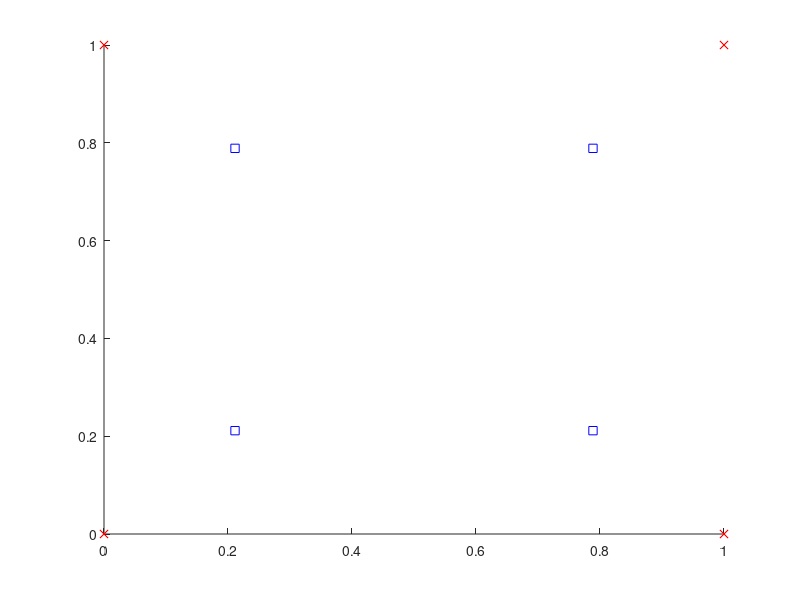

The MATLAB script that drew this image: (Note: this script raises an error after producing the figure.)
clear;

load SlipSystemsAllen.mat;

Stress=[-300.0 0 0;0 0 0;0 0 0];
TauC=115.0./sqrt(6);
Gdref=1e-3;
TauCut=300.0;

MyLoc=[0 1;0 1;0 1];
%%
Tau=zeros(18,1);

for n1=1:12
   Tau(n1)=FCCSlips(n1).n.'*(Stress*FCCSlips(n1).s) ;
end
for n1=1:6
   Tau(n1+12)=CubicSlips(n1).n.'*(Stress*CubicSlips(n1).s) ;
end

%%
Gdot=zeros(18,1);

for n1=1:18
   TauEff=abs(Tau(n1))-TauC;
   if TauEff>0.0
       Gdot(n1)=Gdref*sign(Tau(n1))*sinh(TauEff./TauCut);
   end
end

%% Now Start With Points

NatCoords=[...
    -1 1 1;...
    -1 -1 1;...
    -1 1 -1;...
    -1 -1 -1;...
    1 1 1;...
    1 -1 1;...
    1 1 -1;...
    1 -1 -1;...
    ];

GaussNatCoords=NatCoords./(sqrt(3));

FullPos=[
    MyLoc(1,1),MyLoc(2,1+1),MyLoc(3,1+1);...
    MyLoc(1,1),MyLoc(2,1),MyLoc(3,1+1);...
    MyLoc(1,1),MyLoc(2,1+1),MyLoc(3,1);...
    MyLoc(1,1),MyLoc(2,1),MyLoc(3,1);...
    MyLoc(1,1+1),MyLoc(2,1+1),MyLoc(3,1+1);...
    MyLoc(1,1+1),MyLoc(2,1),MyLoc(3,1+1);...
    MyLoc(1,1+1),MyLoc(2,1+1),MyLoc(3,1);...
    MyLoc(1,1+1),MyLoc(2,1),MyLoc(3,1);...
    ];

FullPosShape=zeros(8,3);

for n1=1:3
    for n2=1:8
        for n3=1:8
            FullPosShape(n2,n1)=FullPosShape(n2,n1)+...
                FullPos(n3,n1)*0.125*...
                (1+NatCoords(n2,1)*NatCoords(n3,1))*...
                (1+NatCoords(n2,2)*NatCoords(n3,2))*...
                (1+NatCoords(n2,3)*NatCoords(n3,3));
        end
    end
end

GaussPosShape=zeros(8,3);

for n1=1:3
    for n2=1:8
        for n3=1:8
            GaussPosShape(n2,n1)=GaussPosShape(n2,n1)+...
                FullPos(n3,n1)*0.125*...
                (1+GaussNatCoords(n2,1)*NatCoords(n3,1))*...
                (1+GaussNatCoords(n2,2)*NatCoords(n3,2))*...
                (1+GaussNatCoords(n2,3)*NatCoords(n3,3));
        end
    end
end


figure(1);
clf;
hold on;
plot3(FullPos(:,1),FullPos(:,2),FullPos(:,3),'rx');
plot3(GaussPosShape(:,1),GaussPosShape(:,2),GaussPosShape(:,3),'bs');

%%


for n1=1:12
   AllSlips(n1).n=FCCSlips(n1).n;
   AllSlips(n1).s=FCCSlips(n1).s;
   AllSlips(n1).t=FCCSlips(n1).t;
end
for n1=1:6
   AllSlips(n1+12).n=CubicSlips(n1).n;
   AllSlips(n1+12).s=CubicSlips(n1).s;
   AllSlips(n1+12).t=CubicSlips(n1).t;
end
%%
myseed=23;
rng(myseed);
%[CurlOut]=GetGaussianCurl(fc,xnat8,gauss,gausscoords);
Co=rand(3,8);

Co=zeros(3,8);
Co(:,1)=1;

%%
RhoS=zeros(8,18);
RhoEN=zeros(8,18);
RhoET=zeros(8,18);

RhoTS=zeros(8,18);
RhoTEN=zeros(8,18);
RhoTET=zeros(8,18);

%%


for nSl=1:18
    fc=zeros(3,8);
    fcT=zeros(3,8);
    for nG=1:8
        x=GaussPosShape(nG,1);
        y=GaussPosShape(nG,2);
        z=GaussPosShape(nG,3);

    [U,Fp,FpT,FpN,FpTN,dFpN,dFpTN]=...
        GetAnalVals(x,y,z,AllSlips(nSl).n,Co);
    
    ASol(nG,nSl).Fp=Fp;
    ASol(nG,nSl).FpT=FpT;
    ASol(nG,nSl).FpN=FpN;
    ASol(nG,nSl).FpTN=FpTN;
    ASol(nG,nSl).dFpN=dFpN;
    ASol(nG,nSl).dFpTN=dFpTN;
    
    fc(:,nG)=dFpN;
    fcT(:,nG)=dFpTN;
    end
    [CurlOut]=GetGaussianCurl(fc,NatCoords,NatCoords,GaussPosShape.');
    [CurlOutT]=GetGaussianCurl(fcT,NatCoords,NatCoords,GaussPosShape.');
    Xsol(nSl).CurlOut=CurlOut;
    Xsol(nSl).CurlOutT=CurlOutT;
    
    for nG=1:8
    RhoS(nG,nSl)=fc(:,nG).'*AllSlips(nSl).s;
    RhoEN(nG,nSl)=fc(:,nG).'*AllSlips(nSl).n;
    RhoET(nG,nSl)=fc(:,nG).'*AllSlips(nSl).t;

    RhoTS(nG,nSl)=fcT(:,nG).'*AllSlips(nSl).s;
    RhoTEN(nG,nSl)=fcT(:,nG).'*AllSlips(nSl).n;
    RhoTET(nG,nSl)=fcT(:,nG).'*AllSlips(nSl).t;
    end
end


RhoXS=[RhoS;RhoTS];
RhoXEN=[RhoEN;RhoTEN];
RhoXET=[RhoET;RhoTET];

RS=zeros(8,1);
REN=zeros(8,1);
RET=zeros(8,1);

RTS=zeros(8,1);
RTEN=zeros(8,1);
RTET=zeros(8,1);

for nG=1:8
   for nS=1:18
       RS(nG)=RS(nG)+RhoS(nG,nS).^2;
       REN(nG)=REN(nG)+RhoEN(nG,nS).^2;
       RET(nG)=RET(nG)+RhoET(nG,nS).^2;
       
       RTS(nG)=RTS(nG)+RhoTS(nG,nS).^2;
       RTEN(nG)=RTEN(nG)+RhoTEN(nG,nS).^2;
       RTET(nG)=RTET(nG)+RhoTET(nG,nS).^2;
   end
end

RA=RS+REN+RET;
RTA=RTS+RTEN+RTET;
